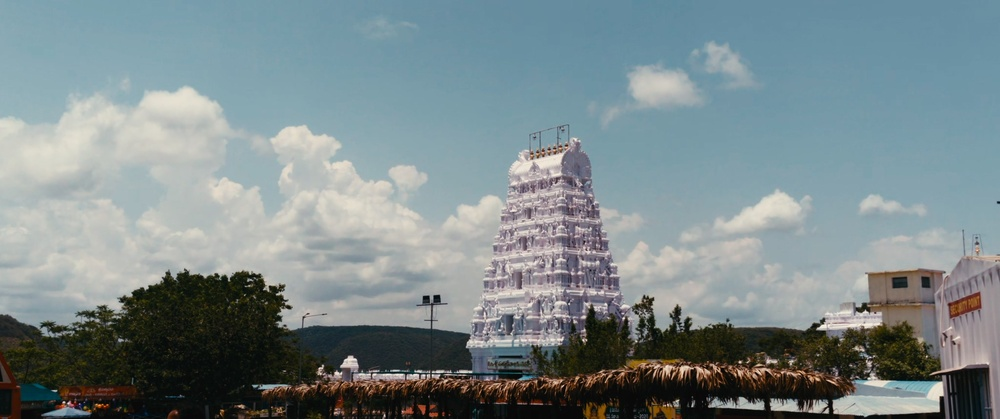
#> input picture OPENCV/asset/temple.jpg, 1000 x 419 px, shrunk from 2048 x 858 before the run, found by its file name
$ python example.py
#> lines starting #> are read from the running program, lines starting #| are printed output that depends on the picture
import cv2 as cv
import numpy as np
import matplotlib.pyplot as plt

img=cv.imread("temple.jpg",cv.IMREAD_GRAYSCALE)
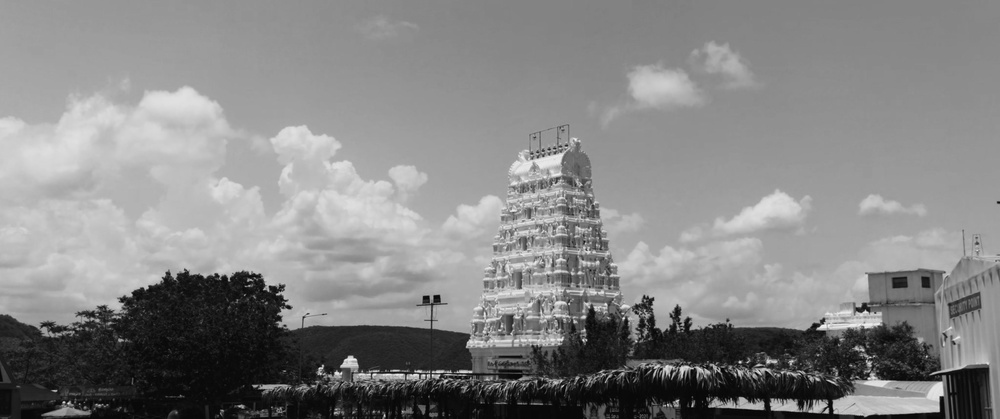
#> img: shape (419, 1000); min 0, max 245, mean 133
img_fine=img.astype(np.float32)/255

max=1000
expected=img_fine*max
photons=np.random.poisson(expected)
noisy=photons/max*255
noisy=np.clip(noisy,0,255).astype(np.uint8)
plt.figure(figsize=(10,5))

plt.subplot(1,2,1)
plt.imshow(img, cmap="gray")
plt.title("Original")
plt.axis("off")

plt.subplot(1,2,2)
plt.imshow(noisy, cmap="gray")
plt.title("Poisson Shot Noise")
plt.axis("off")

plt.show()
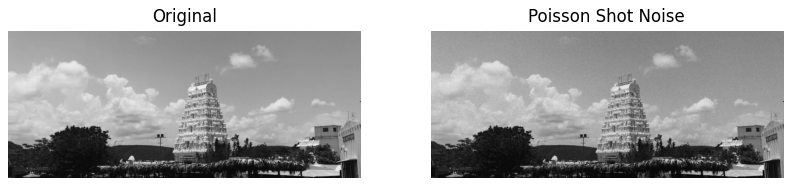
#> figure drawn by matplotlib, 2 panels
